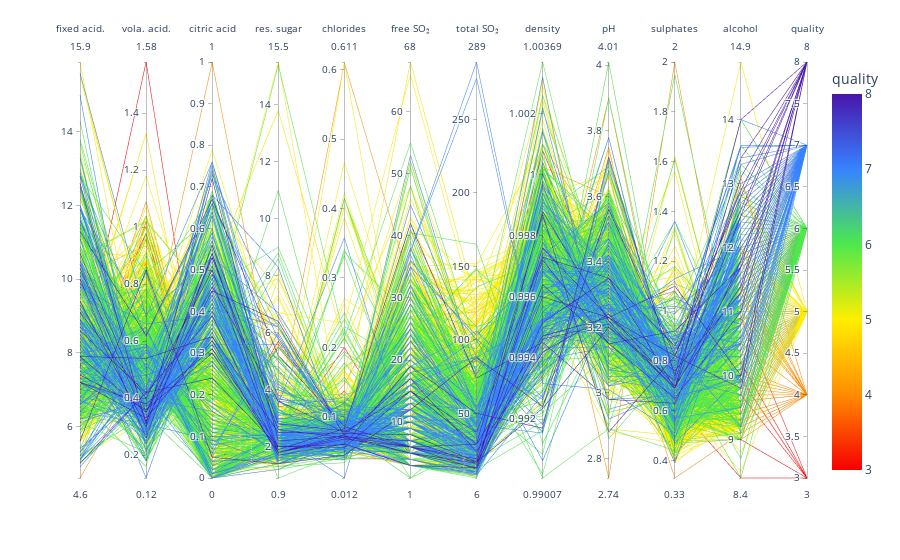

Write notebook code for a chart like this one.
### Code cell
from plotly.express import parallel_coordinates

fig = parallel_coordinates(data, color = "quality", labels = labels, color_continuous_scale=colors)
fig.show()

### Figure 1 — Plotly figure (JSON) as saved in the notebook; plotly's stock layout.template omitted (floating-point values rounded to 4 significant figures; data arrays with more than 128 entries replaced by an {"elided": "..."} marker saying what was removed)
{"data": [{"dimensions": [{"label": "fixed acid.", "values": {"elided": "1143 float values"}}, {"label": "vola. acid.", "values": {"elided": "1143 float values"}}, {"label": "citric acid", "values": {"elided": "1143 float values"}}, {"label": "res. sugar", "values": {"elided": "1143 float values"}}, {"label": "chlorides", "values": {"elided": "1143 float values"}}, {"label": "free SO₂", "values": {"elided": "1143 float values"}}, {"label": "total SO₂", "values": {"elided": "1143 float values"}}, {"label": "density", "values": {"elided": "1143 float values"}}, {"label": "pH", "values": {"elided": "1143 float values"}}, {"label": "sulphates", "values": {"elided": "1143 float values"}}, {"label": "alcohol", "values": {"elided": "1143 float values"}}, {"label": "quality", "values": {"elided": "1143 int values"}}], "domain": {"x": [0, 1], "y": [0, 1]}, "line": {"color": {"elided": "1143 int values"}, "coloraxis": "coloraxis"}, "name": "", "type": "parcoords"}], "layout": {"coloraxis": {"colorbar": {"title": {"text": "quality"}}, "colorscale": [[0, "#F60000"], [0.2, "#FF8C00"], [0.4, "#FFEE00"], [0.6, "#4DE94C"], [0.8, "#3783FF"], [1, "#4815AA"]]}, "legend": {"tracegroupgap": 0}, "margin": {"t": 60}}}
